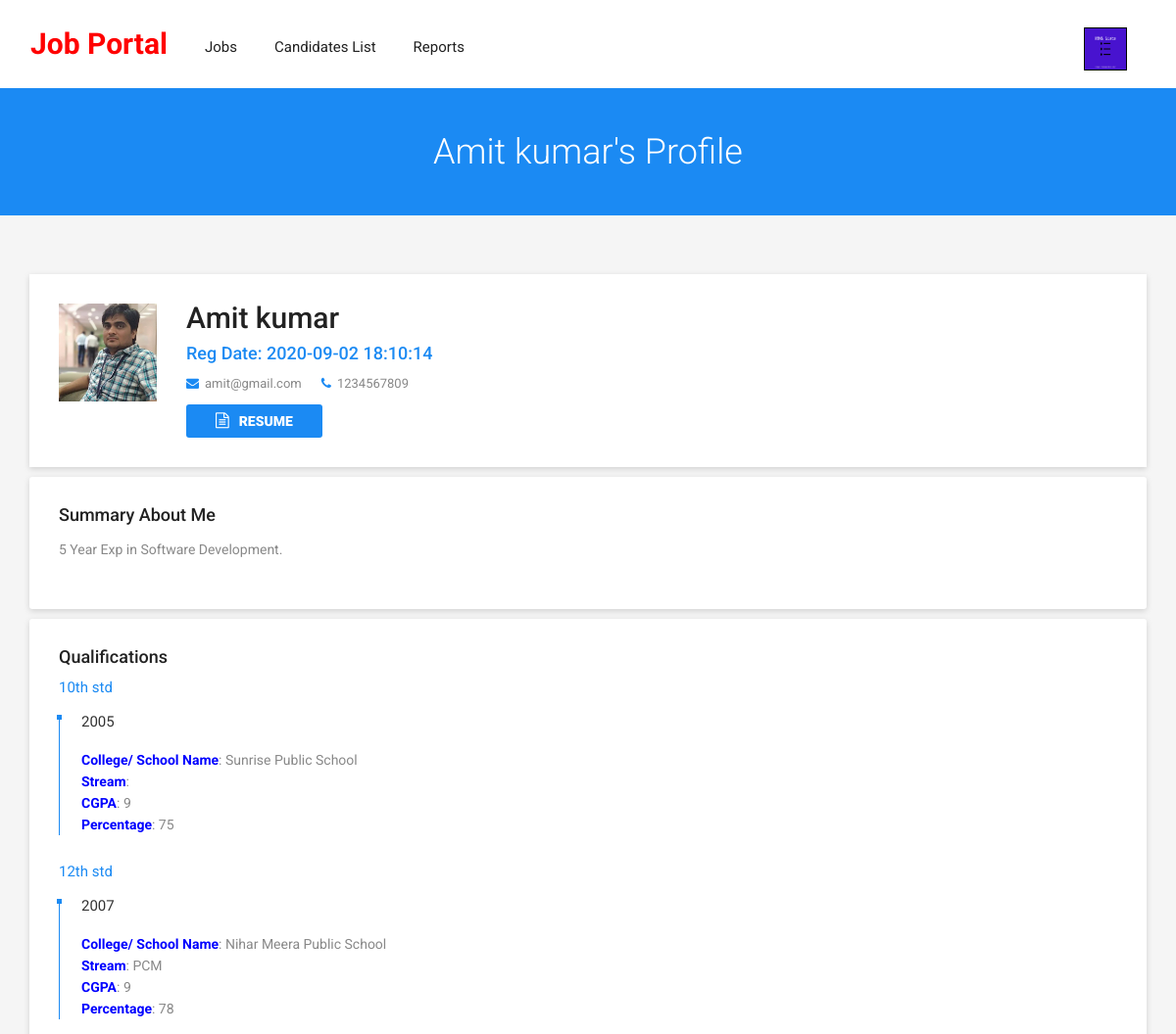
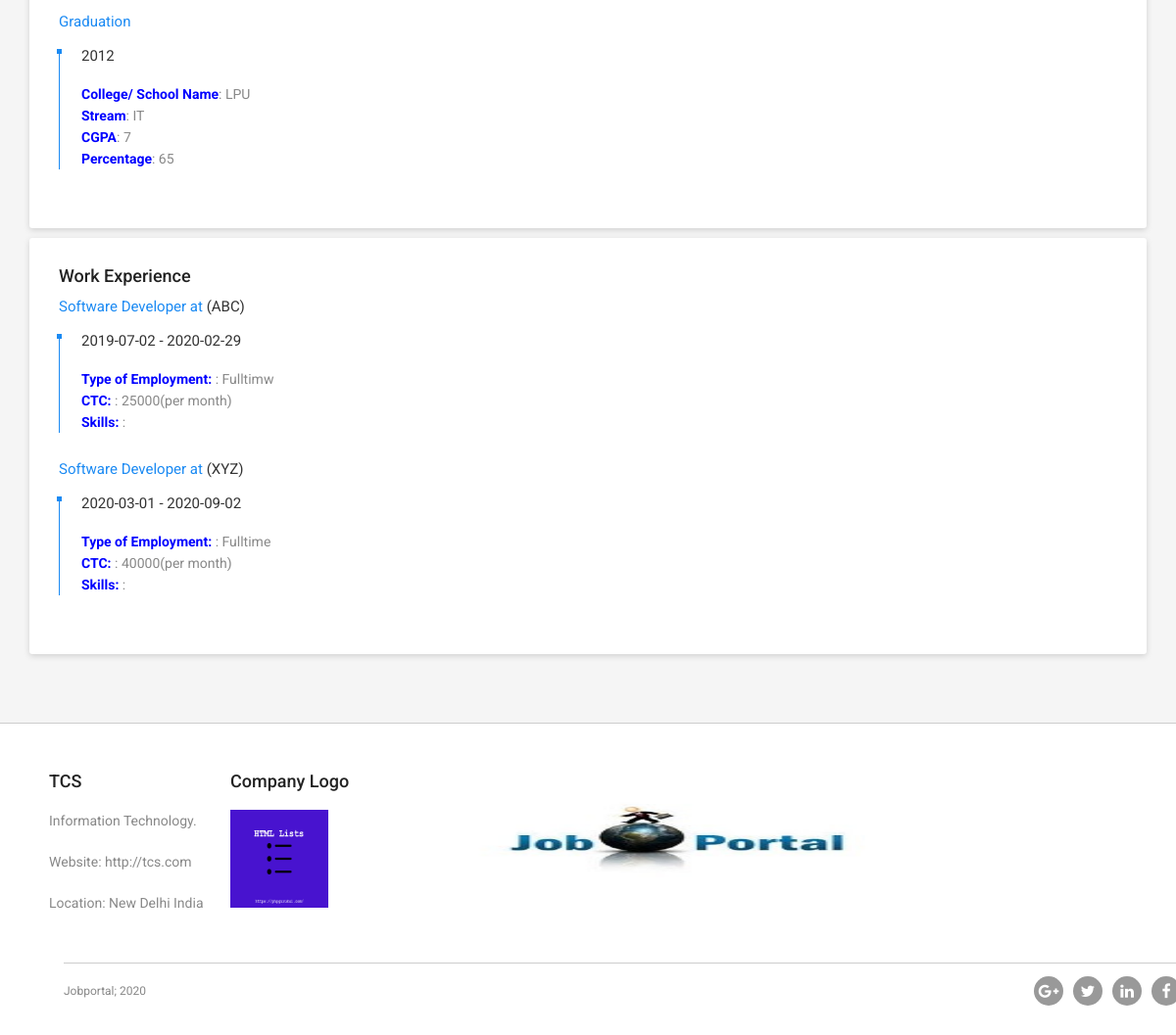
/employers/candidates-details.php?canid=3 (signed in), run on the app's committed database (2 pictures, top to bottom).
### tables this page shows
CREATE TABLE `tblemployers` (
  `id` int(11) NOT NULL,
  `ConcernPerson` varchar(150) DEFAULT NULL,
  `EmpEmail` varchar(250) DEFAULT NULL,
  `EmpPassword` varchar(250) DEFAULT NULL,
  `CompnayName` varchar(255) DEFAULT NULL,
  `CompanyTagline` mediumtext DEFAULT NULL,
  `CompnayDescription` mediumtext DEFAULT NULL,
  `CompanyUrl` varchar(255) DEFAULT NULL,
  `CompnayLogo` varchar(200) DEFAULT NULL,
  `noOfEmployee` char(10) DEFAULT NULL,
  `industry` varchar(255) DEFAULT NULL,
  `typeBusinessEntity` varchar(255) DEFAULT NULL,
  `lcation` varchar(255) DEFAULT NULL,
  `establishedIn` char(200) DEFAULT NULL,
  `RegDtae` timestamp NULL DEFAULT current_timestamp(),
  `LastUpdationDate` timestamp NOT NULL DEFAULT current_timestamp() ON UPDATE current_timestamp(),
  `Is_Active` int(1) DEFAULT NULL
);

CREATE TABLE `tbljobseekers` (
  `id` int(11) NOT NULL,
  `FullName` varchar(150) DEFAULT NULL,
  `EmailId` varchar(150) DEFAULT NULL,
  `ContactNumber` bigint(15) DEFAULT NULL,
  `Password` varchar(150) DEFAULT NULL,
  `Resume` varchar(150) DEFAULT NULL,
  `AboutMe` mediumtext DEFAULT NULL,
  `ProfilePic` varchar(200) DEFAULT NULL,
  `Skills` varchar(200) DEFAULT NULL,
  `RegDate` timestamp NULL DEFAULT current_timestamp(),
  `LastUpdationDate` timestamp NULL DEFAULT NULL ON UPDATE current_timestamp(),
  `IsActive` int(1) DEFAULT NULL
);

CREATE TABLE `tbleducation` (
  `ID` int(10) NOT NULL,
  `UserID` int(5) DEFAULT NULL,
  `Qualification` varchar(200) DEFAULT NULL,
  `ClgorschName` varchar(200) DEFAULT NULL,
  `PassingYear` varchar(200) DEFAULT NULL,
  `Stream` varchar(200) DEFAULT NULL,
  `CGPA` decimal(2,0) DEFAULT NULL,
  `Percentage` decimal(4,0) DEFAULT NULL,
  `CreationDate` timestamp NULL DEFAULT current_timestamp()
);

CREATE TABLE `tblexperience` (
  `ID` int(10) NOT NULL,
  `UserID` int(10) DEFAULT NULL,
  `EmployerName` varchar(200) DEFAULT NULL,
  `EmployementType` varchar(200) DEFAULT NULL,
  `Designation` varchar(200) DEFAULT NULL,
  `Ctc` decimal(10,0) DEFAULT NULL,
  `FromDate` varchar(200) DEFAULT NULL,
  `ToDate` varchar(200) DEFAULT NULL,
  `Skills` varchar(200) NOT NULL,
  `CreationDate` timestamp NULL DEFAULT current_timestamp()
);

### employers/candidates-details.php (the view, shortened to what this page needs)
<?php
include('includes/config.php');
if(strlen($_SESSION['emplogin'])==0)
  {
header('location:logout.php');
}
else{ ?>
<!doctype html>
<html>
<head>
<link href="../css/custom.css" rel="stylesheet" type="text/css">
<link href="../css/bootstrap.css" rel="stylesheet" type="text/css">
<link href="../css/color.css" rel="stylesheet" type="text/css">
<link href="../css/responsive.css" rel="stylesheet" type="text/css">
<link href="../css/owl.carousel.css" rel="stylesheet" type="text/css">
<link href="../css/font-awesome.min.css" rel="stylesheet" type="text/css">
<link href="../css/jquery.mCustomScrollbar.css" rel="stylesheet" type="text/css">
</head>
<body class="theme-style-1">
<div id="wrapper">
 <?php include('includes/header.php');?>
<?php
$canid=$_GET['canid'];
$sql = "SELECT * from  tbljobseekers  where id=:canid";
$query = $dbh -> prepare($sql);
$query-> bindParam(':canid', $canid, PDO::PARAM_STR);
$query->execute();
$results=$query->fetchAll(PDO::FETCH_OBJ);
foreach($results as $result)
{
  ?>
  <section id="inner-banner">
    <div class="container">
      <h1><?php echo htmlentities($result->FullName);?>'s Profile</h1>
    </div>
  </section>
  <div id="main">
    <section class="resumes-section padd-tb">
      <div class="container">
        <div class="row">
          <div class="col-md-12 col-sm-8">
            <div class="resumes-content">
              <div class="box">
                <div class="frame">
                  <a href="#"><img src="../images/<?php echo $result->ProfilePic;?>" width="100" height="100" alt="img"></a></div>
     <div class="text-box">
                  <h2><a href="#"><?php echo htmlentities($result->FullName);?></a></h2>
                  <h4>Reg Date: <?php echo htmlentities($result->RegDate);?></h4>
                  <div class="clearfix"> <strong><i class="fa fa-envelope"></i><?php echo htmlentities($result->EmailId);?></strong> <strong>
                    <i class="fa fa-phone"></i><a href="#"><?php echo htmlentities($result->ContactNumber);?></a></strong> </div>
                  <div class="btn-row"> <a href="../Jobseekersresumes/<?php echo htmlentities($result->Resume);?>" class="resume" target="_blank"><i class="fa fa-file-text-o"></i>Resume</a></div>
                </div>
              </div>
              <div class="summary-box">
                <h4>Summary About Me</h4>
                <p><?php echo htmlentities($result->AboutMe);?>.</p>
              </div>
<?php } ?>
              <div class="summary-box">
                <h4>Qualifications</h4>
<?php
$canid=$_GET['canid'];
$sql = "SELECT * from  tbleducation  where UserID=:canid";
$query = $dbh -> prepare($sql);
$query-> bindParam(':canid', $canid, PDO::PARAM_STR);
$query->execute();
$results=$query->fetchAll(PDO::FETCH_OBJ);
foreach($results as $result)
{
 ?>
                <div class="outer"> <strong class="title"><?php echo htmlentities($result->Qualification);?></strong>
                  <div class="col"> <span><?php echo htmlentities($result->PassingYear);?></span>
                    <p><strong style="color: blue">College/ School Name</strong>: <?php echo htmlentities($result->ClgorschName);?></p>
                    <p><strong style="color: blue">Stream</strong>: <?php echo htmlentities($result->Stream);?></p>
                    <p><strong style="color: blue">CGPA</strong>: <?php echo htmlentities($result->CGPA);?></p>
                    <p><strong style="color: blue">Percentage</strong>: <?php echo htmlentities($result->Percentage);?></p>
                  </div>
                </div>
<?php } ?>
              </div>
              <div class="summary-box">
                <h4>Work Experience</h4>
<?php
$canid=$_GET['canid'];
$sql = "SELECT * from  tblexperience  where UserID=:canid";
$query = $dbh -> prepare($sql);
$query-> bindParam(':canid', $canid, PDO::PARAM_STR);
$query->execute();
$results=$query->fetchAll(PDO::FETCH_OBJ);
foreach($results as $result)
{
 ?>
                <div class="outer"> <strong class="title"><?php echo htmlentities($result->Designation);?> at <b>(<?php echo htmlentities($result->EmployerName);?>)</b></strong>
                  <div class="col"> <span><?php echo htmlentities($result->FromDate);?> - <?php echo htmlentities($result->ToDate);?></span>
                   <p><strong style="color: blue">Type of Employment: </strong>: <?php echo htmlentities($result->EmployementType);?></p>
                   <p><strong style="color: blue">CTC: </strong>: <?php echo htmlentities($result->Ctc);?>(per month)</p>
                    <p><strong style="color: blue">Skills: </strong>: <?php echo htmlentities($result->Skills);?></p>
                  </div>
                </div>
<?php } ?>
              </div>
            </div>
          </div>
        </div>
      </div>
    </section>
  </div>
 <?php include('includes/footer.php');?>
</body>
</html>
<?php } ?>

### employers/includes/header.php (shortened to what this page needs)
 <header id="header">
    <div class="container">
      <div class="navigation-col">
        <nav class="navbar navbar-inverse">
          <div class="navbar-header">
            <h2><strong class="logo" style="color:red;padding-top:8%">Job Portal</strong></h2> </div>
            <ul class="nav navbar-nav" id="nav">
              <li><a href="#">Jobs</a>
              </li>
 <li><a href="candidates-listings.php">Candidates List</a></li>
 <li><a href="candidates-reports.php">Reports</a></li>
            </ul>
          </div>
      </div>
    </div>
    <div class="user-option-col">
      <div class="thumb">
        <div class="dropdown">
<?php
$empid=$_SESSION['emplogin'];
$sql = "SELECT  CompnayLogo from tblemployers where id=:eid";
$query = $dbh -> prepare($sql);
$query-> bindParam(':eid', $empid, PDO::PARAM_STR);
$query->execute();
$results=$query->fetchAll(PDO::FETCH_OBJ);
if($query->rowCount() > 0)
{
foreach($results as $result)
{ ?>
          <button class="btn btn-default dropdown-toggle" type="button" id="dropdownMenu1" data-toggle="dropdown" aria-haspopup="true" aria-expanded="true"> <img src="employerslogo/<?php echo htmlentities($result->CompnayLogo)?>" alt="Company Logo" width="44" height="44" style="border: solid 1px #000000;"></button>
<?php }} ?>
        </div>
      </div>
    </div>

### employers/includes/footer.php
 <footer id="footer">
<?php
$empid=$_SESSION['emplogin'];
$sql = "SELECT * from  tblemployers  where id=:eid";
$query = $dbh -> prepare($sql);
$query-> bindParam(':eid', $empid, PDO::PARAM_STR);
$query->execute();
$results=$query->fetchAll(PDO::FETCH_OBJ);
if($query->rowCount() > 0)
{
foreach($results as $result)
{
 ?>
    <div class="text-box box">
      <h4><?php echo htmlentities($result->CompnayName)?></h4>
      <p><?php echo htmlentities($result->CompanyTagline)?>.</p>
      <p>Website: <?php echo htmlentities($result->CompanyUrl)?></p>
<p>Location: <?php echo htmlentities($result->lcation)?></p>
    </div>
    <div class="box">
      <h4>Company Logo</h4>
      <img src="employerslogo/<?php echo htmlentities($result->CompnayLogo)?>" width="100" height="100">
    </div>
     <div class="box">
      <img src="employerslogo/Untitled-design-1.jpg" width="500" height="150">
    </div>
<?php
}}
?>
    <div class="container">
      <div class="bottom-row"> <strong class="copyrights">Jobportal; 2020</strong>
        <div class="footer-social">
          <ul>
            <li><a href="#"><i class="fa fa-google-plus"></i></a></li>
            <li><a href="#"><i class="fa fa-twitter"></i></a></li>
            <li><a href="#"><i class="fa fa-linkedin"></i></a></li>
            <li><a href="#"><i class="fa fa-facebook-f"></i></a></li>
          </ul>
        </div>
      </div>
    </div>
  </footer>

### css/color.css (style rules this page uses)
#banner, .banner-outer .caption .holder form button[type="submit"]:hover, .browse-job-section, .user-option-col a.login-round, .user-option-col .dropdown-menu > li > a:hover, .user-option-col .dropdown-menu > li > a:focus, .user-option-col a.btn-login, .theme-style-1 a.btn-style-1, .popular-categories .box:hover, .popular-categories .box:hover, .btn-color-2, .sidebar .box .text-box a.btn-apply, .call-action-section, .price-table .box strong.amount:before, .price-table .box strong.amount:after, #footer form input[type="submit"], #cp_side-menu, .banner-2, #wrapper .header-2.cp_sticky, .process-section .icon-box, .btn-bg-color-1, .header-4, #inner-banner, .pagination-box .pager li > a:hover, .pagination-box .pager li > a:focus, .pagination-box .pager li.active a, .post-box .owl-next:hover, .post-box .owl-prev:hover, .post-section .comment-form form input[type="submit"], .signup-section .holder input[type="submit"], .upload-box .btn-file, .signup-section .holder b, .contact-form input[type="Submit"], .address-box address .fa, .candidates-search-bar form, .btn-row a.resume, .btn-row a.login, .summary-box .col:before, .progress-box .progress-bar span, .alphabets-row .col span, .alphabets-row .col:before, .icon-colo-1, .resum-form .accordion_cp, .resum-form input[type="submit"], .navbar-toggle { background-color:#1b8af3; }
#nav li:hover > a, .banner-outer .caption .holder form button[type="submit"], .banner-outer .caption .holder .btn-row a .fa, .cp_side-menu a .fa, .user-option-col a .fa, #content-area .box .text-col a.text .fa, #content-area .box strong.price .fa, .sidebar .box .text-box h4 a, .sidebar .box .text-box a.text .fa, .sidebar .box .text-box strong.price .fa, #content-area a.load-more .fa, .price-table .box h4, .price-table .box strong.amount sub, .testimonials-section .owl-prev:hover:before, .testimonials-section .owl-next:hover:before, .post-box .text-box strong.date .fa, .post-box .text-box strong.name, .post-box .text-box:hover h4 a, #footer .box ul li a, .bottom-row strong.copyrights a:hover, #content-area .box:hover h4 a, #popular-job-slider .owl-next:before, #popular-job-slider .owl-prev:before, .sidebar-jobs ul li a, .sidebar-jobs ul li span .fa, .pagination-box .pager li > a, .pagination-box .pager li > span, .sidebar .box .recent-post .text-box a .fa, .sidebar .box .recent-post .text-area a .fa, .sidebar .box .recent-post ul li:hover strong a, .sidebar .box .archives-box ul li a:hover, .post-box blockquote p, .testimonials-style-3 .box p, .testimonials-style-3 .col p, .input-box .fa, .check-box strong a:hover, .signup-section .holder em, .signup-section .holder em a, .signup-section .holder a.login, .candidates-search-bar form button[type="submit"], .resumes-section .box .text-box h4, .resumes-content .box .text-box strong .fa, .resumes-content .box .text-box span.price .fa, .tags a, .resumes-section a.load-more .fa, .related-people .text-box strong.name a, .related-people .text-box span .fa, .summary-box strong.title, .popular-companies .owl-next:before, .popular-companies .owl-prev:before, .alphabets-row a:hover, .alphabets a:hover, .theme-style-1 .account-option a.btn-style-1 .fa, #content-area .box .text-col p em, .job-detail ul li .fa { color:#1b8af3; }
#nav li a:before,#nav li a:after, .testimonials-section .owl-prev:hover:before, .testimonials-section .owl-next:hover:before, .summary-box .col, .resume-process .option-box .icon-colo-1:before { border-color:#1b8af3; }

### css/responsive.css (style rules this page uses)
@media (min-width: 1200px) { strong.logo { margin: 0 150px 0 0; } }
@media (min-width: 1200px) { strong.logo { margin:0 0 0 65px; } }
@media (min-width: 1200px) { .user-option-col { position: absolute; padding:0; } }
@media (max-width: 1480px) { strong.logo { margin: 0; } }
@media (max-width: 1480px) { .bottom-row { margin: 30px 0 0 0; } }
@media (max-width: 1480px) { #footer .text-box, #footer .box { width:15%; margin:0 20px 0 0 } }
@media (max-width: 1900px) { #footer .text-box, #footer .box { width:15%; margin:0 20px 0 0 } }

### data on the page
tblemployers: CompnayLogo (picture), CompnayName "TCS", CompanyTagline "Information Technology", CompanyUrl "http://tcs.com", lcation "New Delhi India"
tbljobseekers: FullName "Amit kumar", ProfilePic (picture), RegDate "2020-09-02 18:10:14", EmailId "amit@gmail.com", ContactNumber "1234567809", AboutMe "5 Year Exp in Software Development"
tbleducation: Qualification "10th std", PassingYear "2005", ClgorschName "Sunrise Public School", CGPA "9", Percentage "75"
tbleducation: Qualification "12th std", PassingYear "2007", ClgorschName "Nihar Meera Public School", Stream "PCM", CGPA "9", Percentage "78"
tbleducation: Qualification "Graduation", PassingYear "2012", ClgorschName "LPU", Stream "IT", CGPA "7", Percentage "65"
tblexperience: Designation "Software Developer", EmployerName "ABC", FromDate "2019-07-02", ToDate "2020-02-29", EmployementType "Fulltimw", Ctc "25000"
tblexperience: Designation "Software Developer", EmployerName "XYZ", FromDate "2020-03-01", ToDate "2020-09-02", EmployementType "Fulltime", Ctc "40000"
